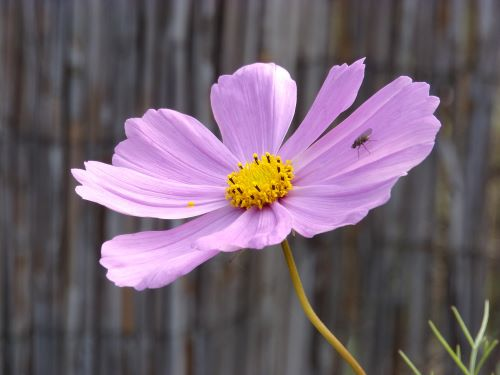
#> input picture Week2/Resources/pic1.jpg, 500 x 375 px, found by its file name
$ python crop_resize.py
#> lines starting #> are read from the running program, lines starting #| are printed output that depends on the picture
import cv2
import matplotlib.pyplot as plt


image = cv2.imread('/Resources/pic1.jpg')
#> image is the input picture: shape (375, 500, 3); mean B, G, R 110.8, 96.9, 113.9

# Resize the image
new_width = 300
new_height = 200
resized_image = cv2.resize(image, (new_width, new_height))
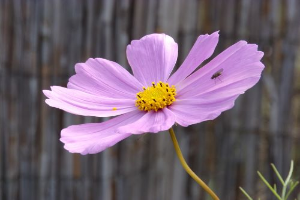
#> resized_image: shape (200, 300, 3); mean B, G, R 110.7, 96.8, 113.8


crop_x = 50
crop_y = 30
crop_width = 150
crop_height = 100


cropped_image = resized_image[crop_y:crop_y + crop_height, crop_x:crop_x + crop_width]
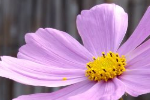
#> cropped_image: shape (100, 150, 3); mean B, G, R 166.9, 134.8, 172.3


plt.figure(figsize=(15, 5))

plt.subplot(1, 3, 1)
plt.imshow(cv2.cvtColor(image, cv2.COLOR_BGR2RGB))
plt.title('Original Image')
plt.axis('off')

plt.subplot(1, 3, 2)
plt.imshow(cv2.cvtColor(resized_image, cv2.COLOR_BGR2RGB))
plt.title('Resized Image')
plt.axis('off')

plt.subplot(1, 3, 3)
plt.imshow(cv2.cvtColor(cropped_image, cv2.COLOR_BGR2RGB))
plt.title('Cropped Image')
plt.axis('off')

plt.tight_layout()
plt.show()
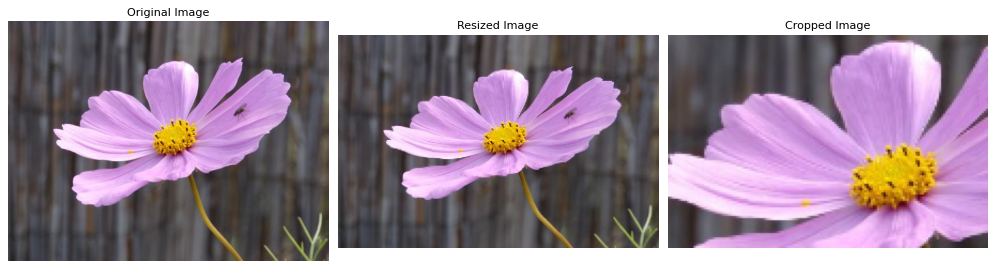
#> figure drawn by matplotlib, 3 panels
